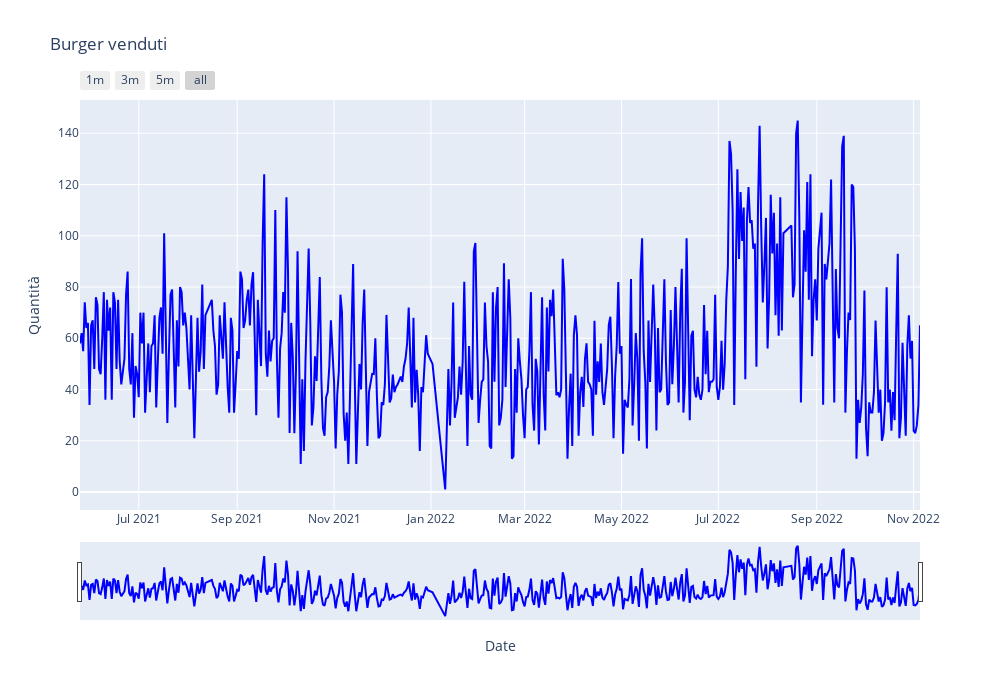

The notebook cell this image was saved under:
### Code cell
from tables import index
# Grafico con Plotly
fig = go.Figure()

fig.add_trace(go.Scatter(x = df_burger.index, 
                         y = df_burger['Quantita'],
                         mode = "lines",
                         name = "Burger",
                         line_color='#0000FF',
                         ))
# adjust layout
fig.update_layout(title = "Burger venduti",
                  xaxis_title = "Date",
                  yaxis_title = "Quantità",
                  width = 1000,
                  height = 700,
                  )

# zoomming
fig.update_xaxes(
    rangeslider_visible=True,
    rangeselector=dict(
        buttons=list([
            dict(count=1, label="1m", step="month", stepmode="backward"),
            dict(count=2, label="3m", step="month", stepmode="backward"),
            dict(count=3, label="5m", step="month", stepmode="backward"),
            dict(step="all")
        ])
    )
)

### Figure 1 — Plotly figure (JSON) as saved in the notebook; plotly's stock layout.template omitted (floating-point values rounded to 4 significant figures; data arrays with more than 128 entries replaced by an {"elided": "..."} marker saying what was removed)
{"data": [{"line": {"color": "#0000FF"}, "mode": "lines", "name": "Burger", "type": "scatter", "x": {"elided": "514 str values"}, "y": {"elided": "514 float values"}}], "layout": {"height": 700, "title": {"text": "Burger venduti"}, "width": 1000, "xaxis": {"rangeselector": {"buttons": [{"count": 1, "label": "1m", "step": "month", "stepmode": "backward"}, {"count": 2, "label": "3m", "step": "month", "stepmode": "backward"}, {"count": 3, "label": "5m", "step": "month", "stepmode": "backward"}, {"step": "all"}]}, "rangeslider": {"visible": true}, "title": {"text": "Date"}}, "yaxis": {"title": {"text": "Quantità"}}}}
